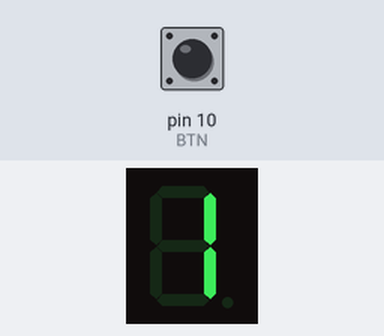
Recording of a sketch running on a simulated Arduino Uno, built with avr-gcc and run on an emulated ATmega328P. Shown: 1-digit seven-segment display. Wiring (inferred from the names in the program): 1-digit 7-segment display, segments lit when HIGH: segments pin 2, pin 3, pin 4, pin 5, pin 6, pin 7, pin 8. Inputs (shaded band) come from the test bench; at power-on: pin 10 (BTN) HIGH. Random numbers use the default seed unless the sketch sets one; the segment pins are drawn as the display they are named for.

Above: at 1.2 s.
1.3 s: pin 10 (BTN) pulled LOW for 0.15 s
At 2.2 s:
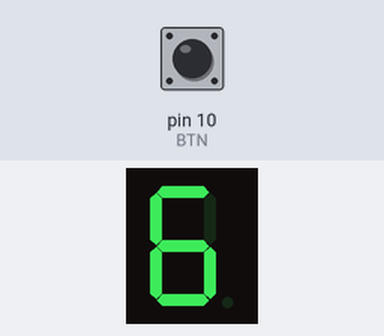
At 4.1 s:
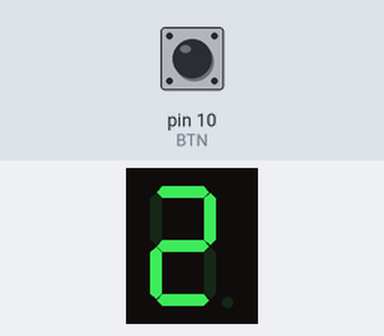
Timing chart, 0 to 5.6 s (numbered marks = the images above; inputs shaded):
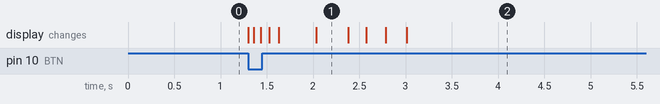

The sketch:

digital_dice.ino
```cpp
// Arduino sketch that drives a 7-segment display and a push button to simulate rolling a six-sided die with an animated roll and proper random seeding.
//
// Full tutorial: https://shillehtek.com/blogs/news/arduino-uno-7-segment-digital-dice
// Parts used: https://shillehtek.com/products/arduino-uno-r3-starter-kit
//             https://shillehtek.com/products/200pcs-6mm-light-touch-button-switch-kit-plastic-box-4-3-5-6-7-8-9-10-12-14-16mm
//             https://shillehtek.com/products/820pcs-1-4w-1-41-kinds-each-value-20pcs-metal-film-resistors-kit-plastic-box
// More examples: https://github.com/shillehbean/shillehtek-examples
//

const int segPins[7] = {2, 3, 4, 5, 6, 7, 8};   // a b c d e f g
const int BTN = 10;

//                         gfedcba
const byte digits[7] = { 0b0000000,   // (unused 0)
                         0b0000110,   // 1
                         0b1011011,   // 2
                         0b1001111,   // 3
                         0b1100110,   // 4
                         0b1101101,   // 5
                         0b1111101 }; // 6

void show(int n) {
  for (int s = 0; s < 7; s++)
    digitalWrite(segPins[s], bitRead(digits[n], s));
}

void setup() {
  for (int s = 0; s < 7; s++) pinMode(segPins[s], OUTPUT);
  pinMode(BTN, INPUT_PULLUP);
  randomSeed(analogRead(A0));    // floating pin noise = real randomness
  show(1);
}

void loop() {
  if (digitalRead(BTN) == LOW) {
    for (int i = 0; i < 12; i++) {      // roll animation
      show(random(1, 7));
      delay(60 + i * 15);                // slowing flicker, casino style
    }
    show(random(1, 7));                  // the actual roll
    delay(300);
  }
}
```

Measured:
- after the input at 1.3 s, the display: first changes at once (image 1 shows a later state)
